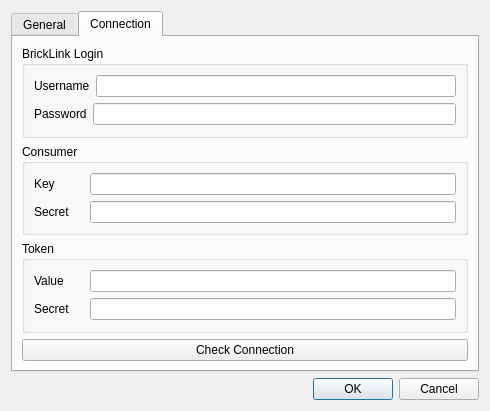
<?xml version="1.0" encoding="UTF-8"?>
<ui version="4.0">
 <class>SettingsDialog</class>
 <widget class="QDialog" name="SettingsDialog">
  <property name="geometry">
   <rect>
    <x>0</x>
    <y>0</y>
    <width>490</width>
    <height>396</height>
   </rect>
  </property>
  <property name="minimumSize">
   <size>
    <width>50</width>
    <height>0</height>
   </size>
  </property>
  <property name="windowTitle">
   <string>Settings</string>
  </property>
  <layout class="QVBoxLayout" name="verticalLayout">
   <item>
    <layout class="QHBoxLayout" name="horizontalLayout">
     <item>
      <widget class="QTabWidget" name="tabWidget">
       <property name="currentIndex">
        <number>1</number>
       </property>
       <widget class="QWidget" name="General">
        <attribute name="title">
         <string>General</string>
        </attribute>
        <layout class="QVBoxLayout" name="verticalLayout_3">
         <item>
          <widget class="QGroupBox" name="groupBox">
           <property name="title">
            <string>Color Filters</string>
           </property>
           <layout class="QVBoxLayout" name="verticalLayout_4">
            <item>
             <widget class="QCheckBox" name="checkBoxBrickArms">
              <property name="text">
               <string>Include BrickArms colors</string>
              </property>
             </widget>
            </item>
            <item>
             <widget class="QCheckBox" name="checkBoxModulex">
              <property name="text">
               <string>Include Modulex colors</string>
              </property>
             </widget>
            </item>
           </layout>
          </widget>
         </item>
         <item>
          <spacer name="verticalSpacer">
           <property name="orientation">
            <enum>Qt::Vertical</enum>
           </property>
           <property name="sizeHint" stdset="0">
            <size>
             <width>20</width>
             <height>40</height>
            </size>
           </property>
          </spacer>
         </item>
        </layout>
       </widget>
       <widget class="QWidget" name="Connection">
        <attribute name="title">
         <string>Connection</string>
        </attribute>
        <layout class="QVBoxLayout" name="verticalLayout_2">
         <item>
          <widget class="QGroupBox" name="BrickLinkLogin">
           <property name="title">
            <string>BrickLink Login</string>
           </property>
           <layout class="QVBoxLayout" name="verticalLayout_7">
            <item>
             <layout class="QHBoxLayout" name="layUsername">
              <item>
               <widget class="QLabel" name="lblUsername">
                <property name="minimumSize">
                 <size>
                  <width>50</width>
                  <height>0</height>
                 </size>
                </property>
                <property name="text">
                 <string>Username</string>
                </property>
               </widget>
              </item>
              <item>
               <widget class="QLineEdit" name="userName"/>
              </item>
             </layout>
            </item>
            <item>
             <layout class="QHBoxLayout" name="layPassword">
              <item>
               <widget class="QLabel" name="lblPassword">
                <property name="minimumSize">
                 <size>
                  <width>50</width>
                  <height>0</height>
                 </size>
                </property>
                <property name="text">
                 <string>Password</string>
                </property>
               </widget>
              </item>
              <item>
               <widget class="QLineEdit" name="passWord">
                <property name="inputMethodHints">
                 <set>Qt::ImhHiddenText|Qt::ImhNoAutoUppercase|Qt::ImhNoPredictiveText|Qt::ImhSensitiveData</set>
                </property>
                <property name="echoMode">
                 <enum>QLineEdit::Password</enum>
                </property>
               </widget>
              </item>
             </layout>
            </item>
           </layout>
          </widget>
         </item>
         <item>
          <widget class="QGroupBox" name="ConsumerBox">
           <property name="title">
            <string>Consumer</string>
           </property>
           <layout class="QVBoxLayout" name="verticalLayout_5">
            <item>
             <layout class="QHBoxLayout" name="layConsumerKey">
              <item>
               <widget class="QLabel" name="lblConsumerKey">
                <property name="minimumSize">
                 <size>
                  <width>50</width>
                  <height>0</height>
                 </size>
                </property>
                <property name="text">
                 <string>Key</string>
                </property>
               </widget>
              </item>
              <item>
               <widget class="QLineEdit" name="consumerKey"/>
              </item>
             </layout>
            </item>
            <item>
             <layout class="QHBoxLayout" name="layConsumerSecret">
              <item>
               <widget class="QLabel" name="lblConsumerSecret">
                <property name="minimumSize">
                 <size>
                  <width>50</width>
                  <height>0</height>
                 </size>
                </property>
                <property name="text">
                 <string>Secret</string>
                </property>
               </widget>
              </item>
              <item>
               <widget class="QLineEdit" name="consumerSecret"/>
              </item>
             </layout>
            </item>
           </layout>
          </widget>
         </item>
         <item>
          <widget class="QGroupBox" name="TokenBox">
           <property name="title">
            <string>Token</string>
           </property>
           <layout class="QVBoxLayout" name="verticalLayout_6">
            <item>
             <layout class="QHBoxLayout" name="layTokenValue">
              <item>
               <widget class="QLabel" name="lblTokenValue">
                <property name="minimumSize">
                 <size>
                  <width>50</width>
                  <height>0</height>
                 </size>
                </property>
                <property name="text">
                 <string>Value</string>
                </property>
               </widget>
              </item>
              <item>
               <widget class="QLineEdit" name="tokenValue"/>
              </item>
             </layout>
            </item>
            <item>
             <layout class="QHBoxLayout" name="horizontalLayout_2">
              <item>
               <widget class="QLabel" name="lblTokenSecret">
                <property name="minimumSize">
                 <size>
                  <width>50</width>
                  <height>0</height>
                 </size>
                </property>
                <property name="text">
                 <string>Secret</string>
                </property>
               </widget>
              </item>
              <item>
               <widget class="QLineEdit" name="tokenSecret"/>
              </item>
             </layout>
            </item>
           </layout>
          </widget>
         </item>
         <item>
          <widget class="QPushButton" name="btnCheckConnection">
           <property name="text">
            <string>Check Connection</string>
           </property>
          </widget>
         </item>
        </layout>
       </widget>
      </widget>
     </item>
    </layout>
   </item>
   <item>
    <widget class="QDialogButtonBox" name="buttonBox">
     <property name="orientation">
      <enum>Qt::Horizontal</enum>
     </property>
     <property name="standardButtons">
      <set>QDialogButtonBox::Cancel|QDialogButtonBox::Ok</set>
     </property>
    </widget>
   </item>
  </layout>
 </widget>
 <resources/>
 <connections>
  <connection>
   <sender>buttonBox</sender>
   <signal>accepted()</signal>
   <receiver>SettingsDialog</receiver>
   <slot>accept()</slot>
   <hints>
    <hint type="sourcelabel">
     <x>248</x>
     <y>254</y>
    </hint>
    <hint type="destinationlabel">
     <x>157</x>
     <y>274</y>
    </hint>
   </hints>
  </connection>
  <connection>
   <sender>buttonBox</sender>
   <signal>rejected()</signal>
   <receiver>SettingsDialog</receiver>
   <slot>reject()</slot>
   <hints>
    <hint type="sourcelabel">
     <x>316</x>
     <y>260</y>
    </hint>
    <hint type="destinationlabel">
     <x>286</x>
     <y>274</y>
    </hint>
   </hints>
  </connection>
 </connections>
</ui>
